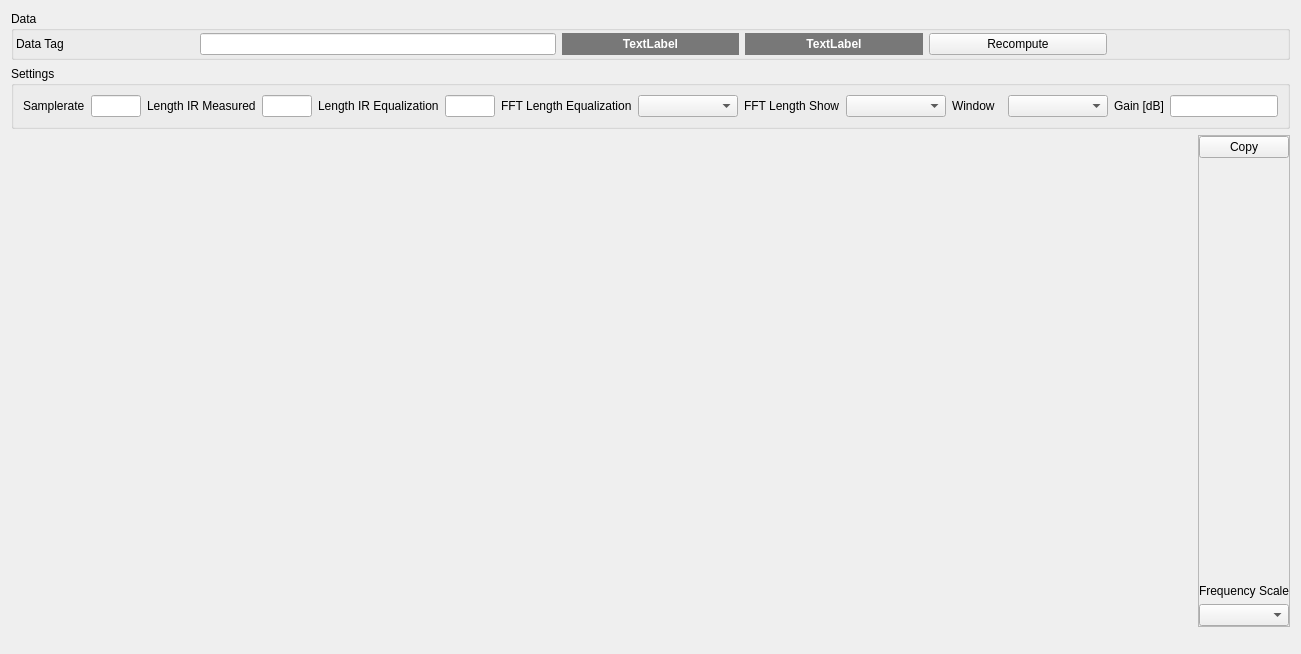
<?xml version="1.0" encoding="UTF-8"?>
<ui version="4.0">
 <class>widgetEqualize</class>
 <widget class="QWidget" name="widgetEqualize">
  <property name="geometry">
   <rect>
    <x>0</x>
    <y>0</y>
    <width>1301</width>
    <height>654</height>
   </rect>
  </property>
  <property name="windowTitle">
   <string>Form</string>
  </property>
  <layout class="QGridLayout" name="gridLayout" rowstretch="1,1,10,10,10,1" columnstretch="1,20,1">
   <item row="4" column="0" colspan="2">
    <widget class="QCustomPlot" name="qcp_resulting_mag" native="true">
     <property name="minimumSize">
      <size>
       <width>0</width>
       <height>20</height>
      </size>
     </property>
    </widget>
   </item>
   <item row="2" column="0" colspan="2">
    <widget class="QCustomPlot" name="qcp_display_eq_td" native="true">
     <property name="minimumSize">
      <size>
       <width>0</width>
       <height>20</height>
      </size>
     </property>
    </widget>
   </item>
   <item row="3" column="0" colspan="2">
    <widget class="QCustomPlot" name="qcp_display_ir_fd" native="true">
     <property name="minimumSize">
      <size>
       <width>0</width>
       <height>20</height>
      </size>
     </property>
    </widget>
   </item>
   <item row="5" column="1">
    <spacer name="verticalSpacer">
     <property name="orientation">
      <enum>Qt::Vertical</enum>
     </property>
     <property name="sizeHint" stdset="0">
      <size>
       <width>20</width>
       <height>40</height>
      </size>
     </property>
    </spacer>
   </item>
   <item row="1" column="0" colspan="3">
    <widget class="QGroupBox" name="groupBox">
     <property name="title">
      <string>Settings</string>
     </property>
     <layout class="QHBoxLayout" name="horizontalLayout" stretch="1,1,1,1,1,1,1,2,1,2,1,2,0,0">
      <item>
       <widget class="QLabel" name="label">
        <property name="text">
         <string>Samplerate</string>
        </property>
       </widget>
      </item>
      <item>
       <widget class="QLineEdit" name="lineEdit_srate">
        <property name="readOnly">
         <bool>true</bool>
        </property>
       </widget>
      </item>
      <item>
       <widget class="QLabel" name="label_2">
        <property name="text">
         <string>Length IR Measured</string>
        </property>
       </widget>
      </item>
      <item>
       <widget class="QLineEdit" name="lineEdit_l_ir_measured">
        <property name="readOnly">
         <bool>true</bool>
        </property>
       </widget>
      </item>
      <item>
       <widget class="QLabel" name="label_3">
        <property name="text">
         <string>Length IR Equalization</string>
        </property>
       </widget>
      </item>
      <item>
       <widget class="QLineEdit" name="lineEdit_l_ir_equalization"/>
      </item>
      <item>
       <widget class="QLabel" name="label_4">
        <property name="text">
         <string>FFT Length Equalization</string>
        </property>
       </widget>
      </item>
      <item>
       <widget class="QComboBox" name="comboBox_fft_eq"/>
      </item>
      <item>
       <widget class="QLabel" name="label_5">
        <property name="text">
         <string>FFT Length Show</string>
        </property>
       </widget>
      </item>
      <item>
       <widget class="QComboBox" name="comboBox_fft_show"/>
      </item>
      <item>
       <widget class="QLabel" name="label_6">
        <property name="text">
         <string>Window</string>
        </property>
       </widget>
      </item>
      <item>
       <widget class="QComboBox" name="comboBox_window"/>
      </item>
      <item>
       <widget class="QLabel" name="label_9">
        <property name="text">
         <string>Gain [dB]</string>
        </property>
       </widget>
      </item>
      <item>
       <widget class="QLineEdit" name="lineEdit_gaindB"/>
      </item>
     </layout>
    </widget>
   </item>
   <item row="0" column="0" colspan="3">
    <widget class="QGroupBox" name="groupBox_2">
     <property name="title">
      <string>Data</string>
     </property>
     <layout class="QHBoxLayout" name="horizontalLayout_2" stretch="1,2,1,1,1,1">
      <property name="leftMargin">
       <number>2</number>
      </property>
      <property name="topMargin">
       <number>2</number>
      </property>
      <property name="rightMargin">
       <number>2</number>
      </property>
      <property name="bottomMargin">
       <number>2</number>
      </property>
      <item>
       <widget class="QLabel" name="label_7">
        <property name="text">
         <string>Data Tag</string>
        </property>
       </widget>
      </item>
      <item>
       <widget class="QLineEdit" name="lineEdit_datatag">
        <property name="readOnly">
         <bool>true</bool>
        </property>
       </widget>
      </item>
      <item>
       <widget class="QLabel" name="label_meas">
        <property name="palette">
         <palette>
          <active>
           <colorrole role="WindowText">
            <brush brushstyle="SolidPattern">
             <color alpha="255">
              <red>255</red>
              <green>255</green>
              <blue>255</blue>
             </color>
            </brush>
           </colorrole>
           <colorrole role="Base">
            <brush brushstyle="SolidPattern">
             <color alpha="255">
              <red>255</red>
              <green>255</green>
              <blue>255</blue>
             </color>
            </brush>
           </colorrole>
           <colorrole role="Window">
            <brush brushstyle="SolidPattern">
             <color alpha="255">
              <red>120</red>
              <green>120</green>
              <blue>120</blue>
             </color>
            </brush>
           </colorrole>
          </active>
          <inactive>
           <colorrole role="WindowText">
            <brush brushstyle="SolidPattern">
             <color alpha="255">
              <red>255</red>
              <green>255</green>
              <blue>255</blue>
             </color>
            </brush>
           </colorrole>
           <colorrole role="Base">
            <brush brushstyle="SolidPattern">
             <color alpha="255">
              <red>255</red>
              <green>255</green>
              <blue>255</blue>
             </color>
            </brush>
           </colorrole>
           <colorrole role="Window">
            <brush brushstyle="SolidPattern">
             <color alpha="255">
              <red>120</red>
              <green>120</green>
              <blue>120</blue>
             </color>
            </brush>
           </colorrole>
          </inactive>
          <disabled>
           <colorrole role="WindowText">
            <brush brushstyle="SolidPattern">
             <color alpha="255">
              <red>120</red>
              <green>120</green>
              <blue>120</blue>
             </color>
            </brush>
           </colorrole>
           <colorrole role="Base">
            <brush brushstyle="SolidPattern">
             <color alpha="255">
              <red>120</red>
              <green>120</green>
              <blue>120</blue>
             </color>
            </brush>
           </colorrole>
           <colorrole role="Window">
            <brush brushstyle="SolidPattern">
             <color alpha="255">
              <red>120</red>
              <green>120</green>
              <blue>120</blue>
             </color>
            </brush>
           </colorrole>
          </disabled>
         </palette>
        </property>
        <property name="font">
         <font>
          <weight>75</weight>
          <bold>true</bold>
         </font>
        </property>
        <property name="autoFillBackground">
         <bool>true</bool>
        </property>
        <property name="text">
         <string>TextLabel</string>
        </property>
        <property name="alignment">
         <set>Qt::AlignCenter</set>
        </property>
       </widget>
      </item>
      <item>
       <widget class="QLabel" name="label_chan">
        <property name="palette">
         <palette>
          <active>
           <colorrole role="WindowText">
            <brush brushstyle="SolidPattern">
             <color alpha="255">
              <red>255</red>
              <green>255</green>
              <blue>255</blue>
             </color>
            </brush>
           </colorrole>
           <colorrole role="Base">
            <brush brushstyle="SolidPattern">
             <color alpha="255">
              <red>255</red>
              <green>255</green>
              <blue>255</blue>
             </color>
            </brush>
           </colorrole>
           <colorrole role="Window">
            <brush brushstyle="SolidPattern">
             <color alpha="255">
              <red>120</red>
              <green>120</green>
              <blue>120</blue>
             </color>
            </brush>
           </colorrole>
          </active>
          <inactive>
           <colorrole role="WindowText">
            <brush brushstyle="SolidPattern">
             <color alpha="255">
              <red>255</red>
              <green>255</green>
              <blue>255</blue>
             </color>
            </brush>
           </colorrole>
           <colorrole role="Base">
            <brush brushstyle="SolidPattern">
             <color alpha="255">
              <red>255</red>
              <green>255</green>
              <blue>255</blue>
             </color>
            </brush>
           </colorrole>
           <colorrole role="Window">
            <brush brushstyle="SolidPattern">
             <color alpha="255">
              <red>120</red>
              <green>120</green>
              <blue>120</blue>
             </color>
            </brush>
           </colorrole>
          </inactive>
          <disabled>
           <colorrole role="WindowText">
            <brush brushstyle="SolidPattern">
             <color alpha="255">
              <red>120</red>
              <green>120</green>
              <blue>120</blue>
             </color>
            </brush>
           </colorrole>
           <colorrole role="Base">
            <brush brushstyle="SolidPattern">
             <color alpha="255">
              <red>120</red>
              <green>120</green>
              <blue>120</blue>
             </color>
            </brush>
           </colorrole>
           <colorrole role="Window">
            <brush brushstyle="SolidPattern">
             <color alpha="255">
              <red>120</red>
              <green>120</green>
              <blue>120</blue>
             </color>
            </brush>
           </colorrole>
          </disabled>
         </palette>
        </property>
        <property name="font">
         <font>
          <weight>75</weight>
          <bold>true</bold>
         </font>
        </property>
        <property name="autoFillBackground">
         <bool>true</bool>
        </property>
        <property name="text">
         <string>TextLabel</string>
        </property>
        <property name="alignment">
         <set>Qt::AlignCenter</set>
        </property>
       </widget>
      </item>
      <item>
       <widget class="QPushButton" name="pushButton">
        <property name="text">
         <string>Recompute</string>
        </property>
       </widget>
      </item>
      <item>
       <spacer name="horizontalSpacer">
        <property name="orientation">
         <enum>Qt::Horizontal</enum>
        </property>
        <property name="sizeHint" stdset="0">
         <size>
          <width>40</width>
          <height>20</height>
         </size>
        </property>
       </spacer>
      </item>
     </layout>
    </widget>
   </item>
   <item row="2" column="2" rowspan="3">
    <widget class="QFrame" name="frame">
     <property name="minimumSize">
      <size>
       <width>0</width>
       <height>0</height>
      </size>
     </property>
     <property name="frameShape">
      <enum>QFrame::StyledPanel</enum>
     </property>
     <property name="frameShadow">
      <enum>QFrame::Raised</enum>
     </property>
     <layout class="QVBoxLayout" name="verticalLayout">
      <property name="leftMargin">
       <number>0</number>
      </property>
      <property name="topMargin">
       <number>0</number>
      </property>
      <property name="rightMargin">
       <number>0</number>
      </property>
      <property name="bottomMargin">
       <number>0</number>
      </property>
      <item>
       <widget class="QPushButton" name="pushButton_2">
        <property name="maximumSize">
         <size>
          <width>16777215</width>
          <height>16777215</height>
         </size>
        </property>
        <property name="text">
         <string>Copy</string>
        </property>
       </widget>
      </item>
      <item>
       <spacer name="verticalSpacer_2">
        <property name="orientation">
         <enum>Qt::Vertical</enum>
        </property>
        <property name="sizeHint" stdset="0">
         <size>
          <width>20</width>
          <height>40</height>
         </size>
        </property>
       </spacer>
      </item>
      <item>
       <widget class="QLabel" name="label_8">
        <property name="text">
         <string>Frequency Scale</string>
        </property>
       </widget>
      </item>
      <item>
       <widget class="QComboBox" name="comboBox_freqscale"/>
      </item>
     </layout>
    </widget>
   </item>
  </layout>
 </widget>
 <customwidgets>
  <customwidget>
   <class>QCustomPlot</class>
   <extends>QWidget</extends>
   <header>qcustomplot.h</header>
   <container>1</container>
  </customwidget>
 </customwidgets>
 <resources/>
 <connections>
  <connection>
   <sender>pushButton_2</sender>
   <signal>clicked()</signal>
   <receiver>widgetEqualize</receiver>
   <slot>trigger_clipboard_ir()</slot>
   <hints>
    <hint type="sourcelabel">
     <x>1265</x>
     <y>123</y>
    </hint>
    <hint type="destinationlabel">
     <x>1047</x>
     <y>69</y>
    </hint>
   </hints>
  </connection>
  <connection>
   <sender>lineEdit_l_ir_equalization</sender>
   <signal>editingFinished()</signal>
   <receiver>widgetEqualize</receiver>
   <slot>changed_l_ir_eq()</slot>
   <hints>
    <hint type="sourcelabel">
     <x>473</x>
     <y>99</y>
    </hint>
    <hint type="destinationlabel">
     <x>470</x>
     <y>-4</y>
    </hint>
   </hints>
  </connection>
  <connection>
   <sender>comboBox_fft_eq</sender>
   <signal>activated(int)</signal>
   <receiver>widgetEqualize</receiver>
   <slot>activated_fft_ir(int)</slot>
   <hints>
    <hint type="sourcelabel">
     <x>709</x>
     <y>99</y>
    </hint>
    <hint type="destinationlabel">
     <x>775</x>
     <y>-12</y>
    </hint>
   </hints>
  </connection>
  <connection>
   <sender>comboBox_freqscale</sender>
   <signal>activated(int)</signal>
   <receiver>widgetEqualize</receiver>
   <slot>activated_freq_sale(int)</slot>
   <hints>
    <hint type="sourcelabel">
     <x>1255</x>
     <y>606</y>
    </hint>
    <hint type="destinationlabel">
     <x>1306</x>
     <y>531</y>
    </hint>
   </hints>
  </connection>
  <connection>
   <sender>lineEdit_gaindB</sender>
   <signal>editingFinished()</signal>
   <receiver>widgetEqualize</receiver>
   <slot>changed_gaindB()</slot>
   <hints>
    <hint type="sourcelabel">
     <x>1278</x>
     <y>84</y>
    </hint>
    <hint type="destinationlabel">
     <x>1306</x>
     <y>67</y>
    </hint>
   </hints>
  </connection>
  <connection>
   <sender>comboBox_window</sender>
   <signal>activated(int)</signal>
   <receiver>widgetEqualize</receiver>
   <slot>activated_win(int)</slot>
   <hints>
    <hint type="sourcelabel">
     <x>1018</x>
     <y>84</y>
    </hint>
    <hint type="destinationlabel">
     <x>1036</x>
     <y>-10</y>
    </hint>
   </hints>
  </connection>
  <connection>
   <sender>pushButton</sender>
   <signal>clicked()</signal>
   <receiver>widgetEqualize</receiver>
   <slot>trigger_recompute()</slot>
   <hints>
    <hint type="sourcelabel">
     <x>980</x>
     <y>34</y>
    </hint>
    <hint type="destinationlabel">
     <x>971</x>
     <y>-15</y>
    </hint>
   </hints>
  </connection>
 </connections>
 <slots>
  <slot>trigger_clipboard_ir()</slot>
  <slot>changed_l_ir_eq()</slot>
  <slot>activated_fft_ir(int)</slot>
  <slot>activated_freq_sale(int)</slot>
  <slot>changed_gaindB()</slot>
  <slot>activated_win(int)</slot>
  <slot>trigger_recompute()</slot>
 </slots>
</ui>
